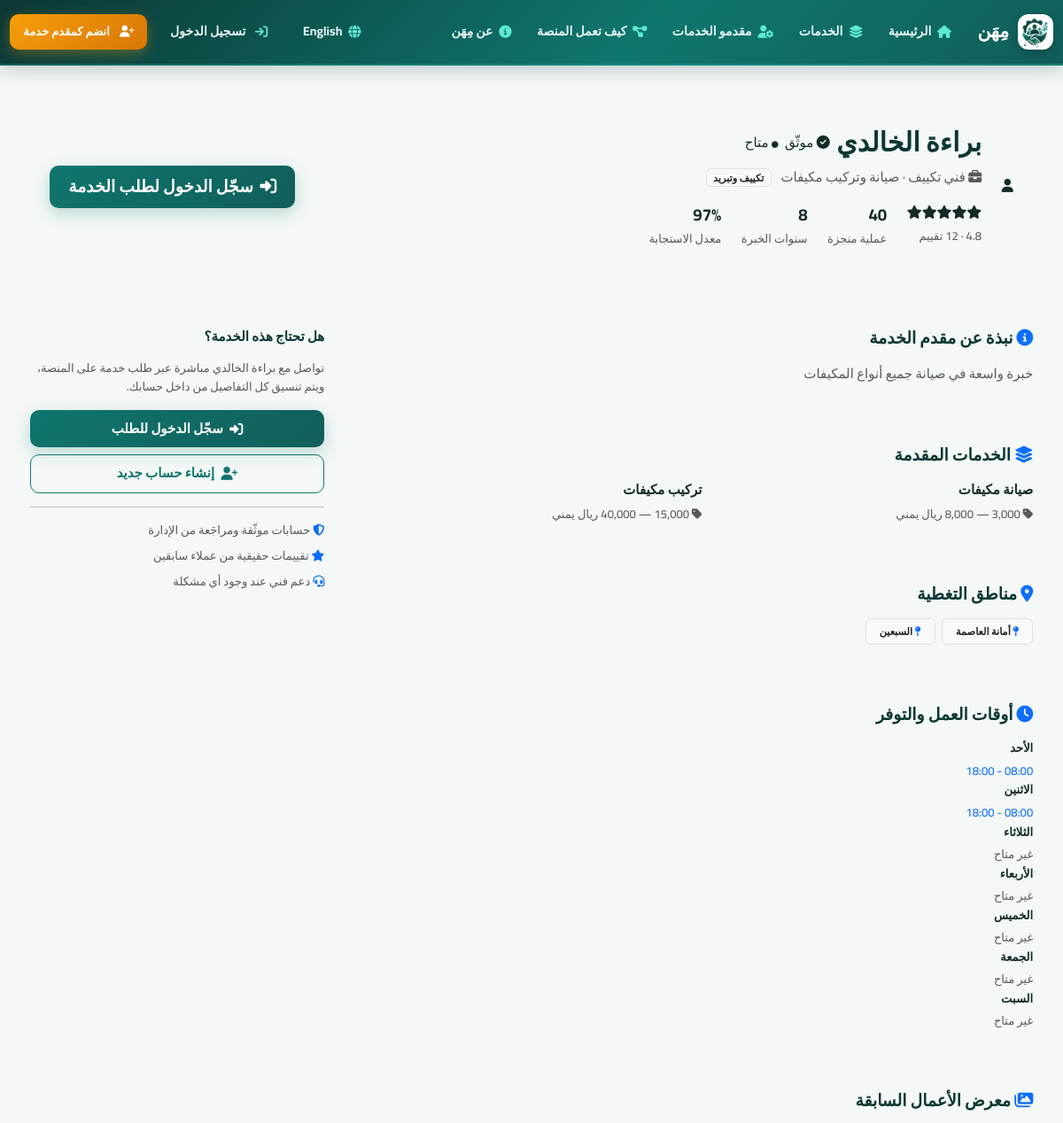
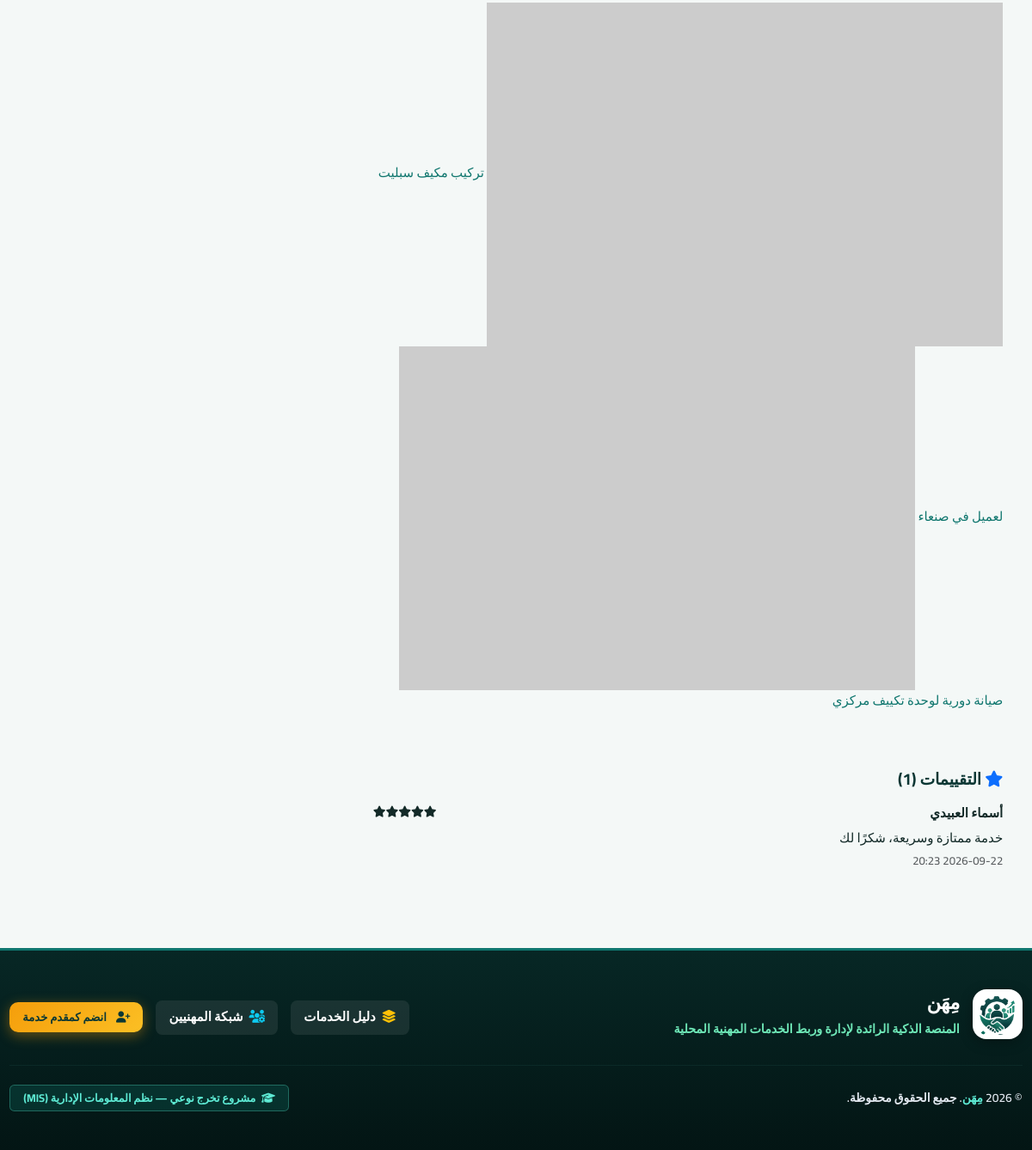
The page /providers/1 on the database its author committed (2 pictures, top to bottom).
### tables this page shows
CREATE TABLE `provider_profiles` (
  `id` int(11) NOT NULL,
  `user_id` int(11) NOT NULL,
  `category_id` int(11) DEFAULT NULL,
  `profession` varchar(150) DEFAULT NULL,
  `specialization` varchar(150) DEFAULT NULL,
  `bio` text DEFAULT NULL,
  `experience_years` int(11) DEFAULT 0,
  `is_verified` tinyint(1) NOT NULL DEFAULT 0,
  `is_available` tinyint(1) NOT NULL DEFAULT 1,
  `avg_rating` decimal(3,2) NOT NULL DEFAULT 0.00,
  `rating_count` int(11) NOT NULL DEFAULT 0,
  `completed_jobs` int(11) NOT NULL DEFAULT 0,
  `response_rate` decimal(5,2) NOT NULL DEFAULT 100.00,
  `created_at` datetime DEFAULT current_timestamp()
);

CREATE TABLE `users` (
  `id` int(11) NOT NULL,
  `name` varchar(150) NOT NULL,
  `email` varchar(150) NOT NULL,
  `phone` varchar(20) DEFAULT NULL,
  `password_hash` varchar(255) NOT NULL,
  `role` enum('customer','provider','employee','admin') NOT NULL DEFAULT 'customer',
  `profile_photo` varchar(255) DEFAULT NULL,
  `is_active` tinyint(1) NOT NULL DEFAULT 1,
  `is_verified_email` tinyint(1) NOT NULL DEFAULT 0,
  `created_at` datetime DEFAULT current_timestamp(),
  `updated_at` datetime DEFAULT current_timestamp() ON UPDATE current_timestamp()
);

CREATE TABLE `categories` (
  `id` int(11) NOT NULL,
  `name_ar` varchar(150) NOT NULL,
  `name_en` varchar(150) DEFAULT NULL,
  `icon` varchar(100) DEFAULT 'fa-toolbox',
  `is_active` tinyint(1) NOT NULL DEFAULT 1,
  `created_at` datetime DEFAULT current_timestamp()
);

CREATE TABLE `provider_services` (
  `id` int(11) NOT NULL,
  `provider_id` int(11) NOT NULL,
  `service_id` int(11) NOT NULL,
  `price_from` decimal(10,2) DEFAULT 0.00,
  `price_to` decimal(10,2) DEFAULT 0.00
);

CREATE TABLE `services` (
  `id` int(11) NOT NULL,
  `category_id` int(11) NOT NULL,
  `name_ar` varchar(150) NOT NULL,
  `name_en` varchar(150) DEFAULT NULL,
  `description` text DEFAULT NULL,
  `is_active` tinyint(1) NOT NULL DEFAULT 1
);

CREATE TABLE `provider_locations` (
  `id` int(11) NOT NULL,
  `provider_id` int(11) NOT NULL,
  `location_id` int(11) NOT NULL
);

CREATE TABLE `locations` (
  `id` int(11) NOT NULL,
  `parent_id` int(11) DEFAULT NULL,
  `name_ar` varchar(150) NOT NULL,
  `name_en` varchar(150) DEFAULT NULL,
  `level` enum('governorate','city','district','area') NOT NULL,
  `is_active` tinyint(1) NOT NULL DEFAULT 1
);

CREATE TABLE `provider_availability` (
  `id` int(11) NOT NULL,
  `provider_id` int(11) NOT NULL,
  `day_of_week` tinyint(4) NOT NULL COMMENT '0=Sunday..6=Saturday',
  `start_time` time NOT NULL,
  `end_time` time NOT NULL
);

CREATE TABLE `provider_portfolio` (
  `id` int(11) NOT NULL,
  `provider_id` int(11) NOT NULL,
  `image_path` varchar(255) NOT NULL,
  `caption` varchar(255) DEFAULT NULL,
  `created_at` datetime DEFAULT current_timestamp()
);

CREATE TABLE `reviews` (
  `id` int(11) NOT NULL,
  `request_id` int(11) NOT NULL,
  `customer_id` int(11) NOT NULL,
  `provider_id` int(11) NOT NULL,
  `rating` tinyint(4) NOT NULL CHECK (`rating` between 1 and 5),
  `comment` text DEFAULT NULL,
  `provider_reply` text DEFAULT NULL,
  `created_at` datetime DEFAULT current_timestamp()
);

### app/views/home/provider_profile.php (the view, shortened to what the rows shown need)
<?php
$dayNames = ['الأحد', 'الاثنين', 'الثلاثاء', 'الأربعاء', 'الخميس', 'الجمعة', 'السبت'];
$byDay = [];
foreach ($availability as $slot) { $byDay[(int)$slot['day_of_week']][] = $slot; }
?>
<div class="provider-hero surface-card p-4 p-md-5 mb-4">
  <div class="row align-items-center g-4">
    <div class="col-md-auto text-center">
      <div class="provider-avatar-xl mx-auto">
        <?php if (!empty($provider['profile_photo'])): ?>
          <img src="<?= e($provider['profile_photo']) ?>" alt="<?= e($provider['name']) ?>">
        <?php else: ?>
          <i class="fa-solid fa-user"></i>
        <?php endif; ?>
      </div>
    </div>
    <div class="col-md">
      <div class="d-flex flex-wrap align-items-center gap-2 mb-2">
        <h2 class="fw-bold mb-0"><?= e($provider['name']) ?></h2>
        <?php if ($provider['is_verified']): ?><span class="verified-badge"><i class="fa-solid fa-circle-check"></i> <?= __('verified') ?></span><?php endif; ?>
        <span class="badge-status <?= $provider['is_available'] ? 'is-available' : 'is-unavailable' ?>">
          <i class="fa-solid fa-circle" style="font-size:.5rem"></i> <?= $provider['is_available'] ? __('available') : __('unavailable') ?>
        </span>
      </div>
      <p class="text-muted mb-3 fs-6">
        <i class="fa-solid fa-briefcase"></i> <?= e($provider['profession'] ?? '') ?>
        <?php if (!empty($provider['specialization'])): ?> &middot; <?= e($provider['specialization']) ?><?php endif; ?>
        <?php if (!empty($provider['category_name_ar'])): ?>
          <span class="badge bg-light text-dark border ms-2"><?= e(localized($provider['category_name_ar'], $provider['category_name_en'] ?? null)) ?></span>
        <?php endif; ?>
      </p>
      <div class="d-flex flex-wrap gap-4">
        <div class="profile-stat">
          <div class="rating-stars mb-1">
            <?php for ($i = 1; $i <= 5; $i++): ?><i class="fa-solid fa-star<?= $i <= round($provider['avg_rating']) ? '' : ' text-secondary opacity-25' ?>"></i><?php endfor; ?>
          </div>
          <div class="small text-muted"><?= number_format((float)$provider['avg_rating'], 1) ?> &middot; <?= (int)$provider['rating_count'] ?> تقييم</div>
        </div>
        <div class="profile-stat">
          <div class="fw-bold fs-5"><?= (int)$provider['completed_jobs'] ?></div>
          <div class="small text-muted">عملية منجزة</div>
        </div>
        <div class="profile-stat">
          <div class="fw-bold fs-5"><?= (int)$provider['experience_years'] ?></div>
          <div class="small text-muted"><?= __('experience_years') ?></div>
        </div>
        <div class="profile-stat">
          <div class="fw-bold fs-5"><?= number_format((float)$provider['response_rate'], 0) ?>%</div>
          <div class="small text-muted">معدل الاستجابة</div>
        </div>
      </div>
    </div>
    <div class="col-md-auto">
      <?php if (Auth::check() && Auth::role() === 'customer'): ?>
        <a href="<?= url('/customer/requests/create?provider_id=' . $provider['id']) ?>" class="btn btn-primary btn-lg w-100 mb-2">
          <i class="fa-solid fa-paper-plane"></i> طلب هذه الخدمة
        </a>
        <a href="<?= url('/customer/complaints/create?against_user_id=' . $provider['user_id'] . '&subject=' . urlencode('بلاغ عن مقدم الخدمة: ' . $provider['name'])) ?>" class="btn btn-outline-danger btn-sm w-100">
          <i class="fa-solid fa-flag"></i> الإبلاغ عن مقدم الخدمة
        </a>
      <?php elseif (!Auth::check()): ?>
        <a href="<?= url('/login?redirect=' . urlencode('/customer/requests/create?provider_id=' . $provider['id'])) ?>" class="btn btn-primary btn-lg w-100">
          <i class="fa-solid fa-right-to-bracket"></i> سجّل الدخول لطلب الخدمة
        </a>
      <?php else: ?>
        <span class="text-muted small">تسجيل الدخول متاح للعملاء فقط لطلب الخدمة</span>
      <?php endif; ?>
    </div>
  </div>
</div>
<div class="row g-4">
  <div class="col-lg-8">
    <div class="surface-card p-4 mb-4">
      <h5 class="fw-bold mb-3"><i class="fa-solid fa-circle-info text-primary"></i> نبذة عن مقدم الخدمة</h5>
      <p class="mb-0 text-muted"><?= nl2br(e($provider['bio'] ?? 'لا توجد نبذة مضافة بعد.')) ?></p>
    </div>
    <div class="surface-card p-4 mb-4">
      <h5 class="fw-bold mb-3"><i class="fa-solid fa-layer-group text-primary"></i> الخدمات المقدمة</h5>
      <?php if (empty($services)): ?>
        <p class="text-muted mb-0">لم يقم مقدم الخدمة بإضافة خدمات بعد.</p>
      <?php else: ?>
        <div class="row g-3">
          <?php foreach ($services as $s): ?>
            <div class="col-sm-6">
              <div class="service-line-item h-100">
                <div class="fw-semibold mb-1"><?= e(currentLang() === 'ar' ? $s['name_ar'] : ($s['name_en'] ?: $s['name_ar'])) ?></div>
                <div class="text-muted small">
                  <i class="fa-solid fa-tag"></i>
                  <?= number_format((float)$s['price_from']) ?> — <?= number_format((float)$s['price_to']) ?> <?= e(currency()) ?>
                </div>
              </div>
            </div>
          <?php endforeach; ?>
        </div>
      <?php endif; ?>
    </div>
    <div class="surface-card p-4 mb-4">
      <h5 class="fw-bold mb-3"><i class="fa-solid fa-location-dot text-primary"></i> مناطق التغطية</h5>
      <?php if (empty($locations)): ?>
        <p class="text-muted mb-0">لم تتم إضافة مناطق عمل بعد.</p>
      <?php else: ?>
        <div class="d-flex flex-wrap gap-2">
          <?php foreach ($locations as $l): ?>
            <span class="badge bg-light text-dark border px-3 py-2"><i class="fa-solid fa-map-pin text-primary"></i> <?= e(localized($l['name_ar'], $l['name_en'] ?? null)) ?></span>
          <?php endforeach; ?>
        </div>
      <?php endif; ?>
    </div>
    <div class="surface-card p-4 mb-4">
      <h5 class="fw-bold mb-3"><i class="fa-solid fa-clock text-primary"></i> أوقات العمل والتوفر</h5>
      <?php if (empty($byDay)): ?>
        <p class="text-muted mb-0">
          لم يتم تحديد جدول أسبوعي مفصل.
          <span class="badge-status <?= $provider['is_available'] ? 'is-available' : 'is-unavailable' ?> ms-1">
            <?= $provider['is_available'] ? 'متاح حاليًا بشكل عام' : 'غير متاح حاليًا' ?>
          </span>
        </p>
      <?php else: ?>
        <div class="availability-grid">
          <?php for ($d = 0; $d <= 6; $d++): ?>
            <div class="availability-day <?= empty($byDay[$d]) ? 'is-off' : '' ?>">
              <div class="fw-semibold small mb-1"><?= $dayNames[$d] ?></div>
              <?php if (empty($byDay[$d])): ?>
                <div class="text-muted small">غير متاح</div>
              <?php else: ?>
                <?php foreach ($byDay[$d] as $slot): ?>
                  <div class="small text-primary"><?= substr($slot['start_time'], 0, 5) ?> - <?= substr($slot['end_time'], 0, 5) ?></div>
                <?php endforeach; ?>
              <?php endif; ?>
            </div>
          <?php endfor; ?>
        </div>
      <?php endif; ?>
    </div>
    <div class="surface-card p-4 mb-4">
      <h5 class="fw-bold mb-3"><i class="fa-solid fa-images text-primary"></i> معرض الأعمال السابقة</h5>
      <?php if (empty($portfolio)): ?>
        <p class="text-muted mb-0">لا توجد أعمال سابقة مضافة بعد.</p>
      <?php else: ?>
        <div class="portfolio-gallery">
          <?php foreach ($portfolio as $img): ?>
            <a href="<?= e($img['image_path']) ?>" target="_blank" rel="noopener" class="portfolio-item" title="<?= e($img['caption'] ?? '') ?>">
              <img src="<?= e($img['image_path']) ?>" alt="<?= e($img['caption'] ?? 'عمل سابق') ?>" loading="lazy">
              <?php if (!empty($img['caption'])): ?><span class="portfolio-caption"><?= e($img['caption']) ?></span><?php endif; ?>
            </a>
          <?php endforeach; ?>
        </div>
      <?php endif; ?>
    </div>
    <div class="surface-card p-4">
      <h5 class="fw-bold mb-3"><i class="fa-solid fa-star text-primary"></i> <?= __('reviews') ?> (<?= count($reviews) ?>)</h5>
      <?php foreach ($reviews as $r): ?>
        <div class="review-item">
          <div class="d-flex justify-content-between align-items-start flex-wrap gap-1">
            <strong><?= e($r['customer_name']) ?></strong>
            <span class="rating-stars small"><?php for ($i = 1; $i <= 5; $i++): ?><i class="fa-solid fa-star<?= $i <= $r['rating'] ? '' : ' text-secondary opacity-25' ?>"></i><?php endfor; ?></span>
          </div>
          <p class="mb-1 mt-1"><?= e($r['comment'] ?? '') ?></p>
          <div class="text-muted small mt-1"><?= formatDate($r['created_at']) ?></div>
        </div>
      <?php endforeach; ?>
    </div>
  </div>
  <div class="col-lg-4">
    <div class="surface-card p-4 sticky-top" style="top:1rem">
      <h6 class="fw-bold mb-3">هل تحتاج هذه الخدمة؟</h6>
      <p class="text-muted small mb-3">تواصل مع <?= e($provider['name']) ?> مباشرة عبر طلب خدمة على المنصة، ويتم تنسيق كل التفاصيل من داخل حسابك.</p>
      <?php if (Auth::check() && Auth::role() === 'customer'): ?>
        <a href="<?= url('/customer/requests/create?provider_id=' . $provider['id']) ?>" class="btn btn-primary w-100 mb-2">
          <i class="fa-solid fa-paper-plane"></i> طلب خدمة من هذا المهني
        </a>
      <?php elseif (!Auth::check()): ?>
        <a href="<?= url('/login?redirect=' . urlencode('/customer/requests/create?provider_id=' . $provider['id'])) ?>" class="btn btn-primary w-100 mb-2">
          <i class="fa-solid fa-right-to-bracket"></i> سجّل الدخول للطلب
        </a>
        <a href="<?= url('/register') ?>" class="btn btn-outline-primary w-100">
          <i class="fa-solid fa-user-plus"></i> إنشاء حساب جديد
        </a>
      <?php endif; ?>
      <hr>
      <ul class="list-unstyled small text-muted mb-0">
        <li class="mb-2"><i class="fa-solid fa-shield-halved text-primary"></i> حسابات موثّقة ومراجَعة من الإدارة</li>
        <li class="mb-2"><i class="fa-solid fa-star text-primary"></i> تقييمات حقيقية من عملاء سابقين</li>
        <li><i class="fa-solid fa-headset text-primary"></i> دعم فني عند وجود أي مشكلة</li>
      </ul>
    </div>
  </div>
</div>

### app/core/Router.php (shortened to what the rows shown need)
<?php
class Router
{
    private array $routes = [];
    private function add(string $method, string $path, string $handler): void
    {
        $this->routes[] = compact('method', 'path', 'handler');
    }
    public function dispatch(string $method, string $uri): void
    {
        $uri = strtok($uri, '?');
        $base = BASE_PATH;
        if ($base !== '' && strpos($uri, $base) === 0) {
            $uri = substr($uri, strlen($base));
        }
        $uri = rtrim($uri, '/');
        foreach ($this->routes as $route) {
            $pattern = preg_replace('#\{[a-zA-Z_]+\}#', '([^/]+)', $route['path']);
            $pattern = '#^' . $pattern . '$#u';
            if (preg_match($pattern, $uri, $matches)) {
                array_shift($matches);
                [$controllerName, $methodName] = explode('@', $route['handler']);
                $controller = new $controllerName();
                call_user_func_array([$controller, $methodName], $matches);
                return;
            }
        }
    }
}

### rows shown on the page
provider_profiles: user.name "براءة الخالدي", is_verified 1 (drawn), profession "فني تكييف", specialization "صيانة وتركيب مكيفات", category.name_ar "تكييف وتبريد", completed_jobs "40", experience_years "8", response_rate "97", bio "خبرة واسعة في صيانة جميع أنواع المكيفات"
provider_services: service.name_ar "صيانة مكيفات"
provider_services: service.name_ar "تركيب مكيفات", price_to "40,000"
provider_locations: location.name_ar "أمانة العاصمة"
provider_locations: location.name_ar "السبعين"
provider_availability: start_time "08:00", end_time "18:00"
provider_availability: start_time "08:00", end_time "18:00"
provider_portfolio: caption "تركيب مكيف سبليت لعميل في صنعاء"
provider_portfolio: caption "صيانة دورية لوحدة تكييف مركزي"
reviews: customer.name "أسماء العبيدي", rating 5 (drawn), comment "خدمة ممتازة وسريعة، شكرًا لك", created_at "2026-09-22 20:23"

### other values the page prints
$dayNames[$d] "الأحد"
$dayNames[$d] "الاثنين"
$dayNames[$d] "الثلاثاء"
$dayNames[$d] "الأربعاء"
$dayNames[$d] "الخميس"
$dayNames[$d] "الجمعة"
$dayNames[$d] "السبت"
count($reviews) "1"
